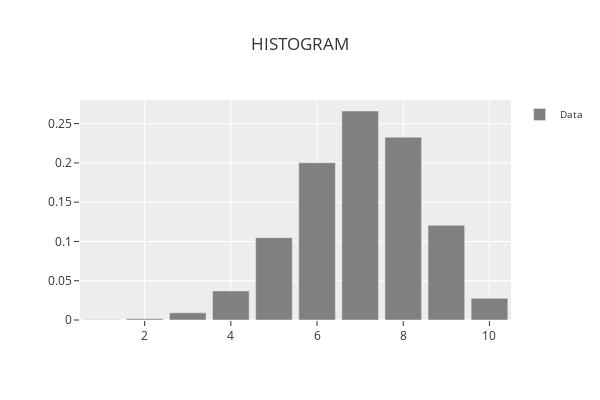

The notebook cell this image was saved under:
### Code cell
phitter_disc.plot_histogram()

### Figure 1 — Plotly figure (JSON) as saved in the notebook; plotly's stock layout.template omitted (floating-point values rounded to 4 significant figures)
{"data": [{"marker": {"color": "rgba(128,128,128,1)"}, "name": "Data", "showlegend": true, "type": "bar", "x": [1, 2, 3, 4, 5, 6, 7, 8, 9, 10], "y": [0.00024, 0.00149, 0.00911, 0.03702, 0.1048, 0.2002, 0.2661, 0.2327, 0.1206, 0.02761]}], "layout": {"bargap": 0.15, "height": 400, "legend": {"font": {"size": 10}, "orientation": "v", "title": {"font": {"size": 11}}, "xanchor": "left", "y": 1, "yanchor": "auto"}, "title": {"text": "HISTOGRAM"}, "width": 600, "xaxis": {"title": {}}, "yaxis": {"title": {}}}}
